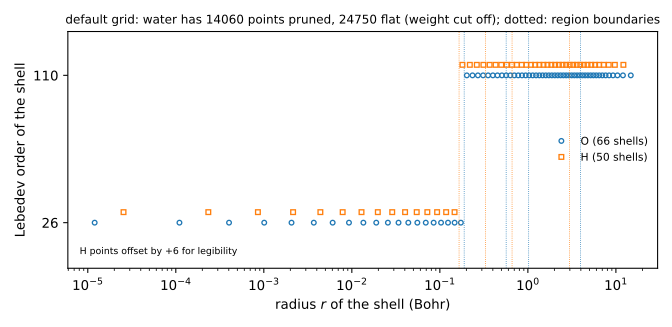

Python code for this plot:
"""Figure 9.1: the default Kohn-Sham grid of one O and one H atom.

The Treutler-Ahlrichs M4 radial shells and the NWChem-region angular order of
each shell on the default production grid (75 x 110, NwchemRadial pruning:
66 shells for O, 50 for H). The grid is transcribed from
crates/ferric-dft/src/radial.rs (treutler_ahlrichs_m4) and
crates/ferric-dft/src/prune.rs (region_orders, angular_orders_for_atom,
radial_shells); the script asserts that the transcription reproduces
ferric.dft_grid_point_count for water with the weight cut off, so the figure
cannot drift from the code silently.

Writes atomic_grid.svg next to this file and records ferric.__build__ in its
title. Run (a second):
  box-lease run --label book-fig -- uv run --no-sync python book/src/figures/09-kohn-sham/atomic_grid.py
"""
# SPDX-License-Identifier: MIT OR Apache-2.0

import math
from pathlib import Path

import matplotlib

matplotlib.use("svg")
import matplotlib.pyplot as plt  # noqa: E402

import ferric  # noqa: E402

matplotlib.rcParams["svg.hashsalt"] = "ferric-book"

ROOT = Path(__file__).resolve().parents[4]
WATER = ROOT / "testdata" / "molecules" / "water.xyz"
ANGSTROM_TO_BOHR = 1.0 / 0.529_177_210_92

# radial.rs TA_XI, becke.rs BRAGG_ANGSTROM, prune.rs region_alphas (H, O only)
XI = {1: 0.8, 8: 0.9}
BRAGG = {1: 0.35, 8: 0.60}
ALPHAS = {1: (0.25, 0.5, 1.0, 4.5), 8: (0.1667, 0.5, 0.9, 3.5)}
# prune.rs region_orders(110): NWChem [50, 86, 86, 110, 86], inner -> 26, rest snapped up
ORDERS_110 = (26, 110, 110, 110, 110)


def ta_m4(xi, n):
    rs = []
    for k in range(1, n + 1):
        x = math.cos(math.pi * k / (n + 1))
        rs.append(-(xi / math.log(2)) * (1 + x) ** 0.6 * math.log((1 - x) / 2))
    return rs[::-1]


def radial_shells(z, n_radial=75):
    m = 50 if z <= 2 else 66 if z <= 10 else 75
    return max((n_radial * m + 37) // 75, 1) if m != 75 else n_radial


def shells(z):
    rs = ta_m4(XI[z], radial_shells(z))
    r_atom = BRAGG[z] * ANGSTROM_TO_BOHR
    return [(r, ORDERS_110[sum(r / r_atom > a for a in ALPHAS[z])]) for r in rs]


def main() -> None:
    o, h = shells(8), shells(1)
    mine = sum(n for _, n in o) + 2 * sum(n for _, n in h)
    mol = ferric.Molecule.from_xyz(str(WATER))
    code = ferric.dft_grid_point_count(mol, grid_weight_cut=0.0)
    flat = ferric.dft_grid_point_count(mol, grid_prune="none", grid_weight_cut=0.0)
    if mine != code:
        raise SystemExit(f"transcribed grid has {mine} points, ferric builds {code}")
    print(f"water: pruned {code} points (flat 75 x 110: {flat})")

    fig, ax = plt.subplots(figsize=(7.0, 3.4))
    for label, pts, z, mk, dy in (
        ("O (66 shells)", o, 8, "o", 0),
        ("H (50 shells)", h, 1, "s", 6),
    ):
        ax.semilogx(
            [r for r, _ in pts],
            [n + dy for _, n in pts],
            mk,
            ms=3.5,
            label=label,
            mfc="none",
        )
        r_atom = BRAGG[z] * ANGSTROM_TO_BOHR
        for a in ALPHAS[z]:
            ax.axvline(a * r_atom, color="C0" if z == 8 else "C1", lw=0.6, ls=":")
    ax.set_xlabel("radius $r$ of the shell (Bohr)")
    ax.set_ylabel("Lebedev order of the shell")
    ax.set_yticks([26, 110])
    ax.set_ylim(0, 135)
    ax.legend(loc="center right", fontsize=8, frameon=False)
    ax.set_title(
        f"default grid: water has {code} points pruned, {flat} flat (weight cut off); "
        "dotted: region boundaries",
        fontsize=9,
    )
    ax.text(
        0.02,
        0.06,
        "H points offset by +6 for legibility",
        transform=ax.transAxes,
        fontsize=7,
    )
    fig.tight_layout()
    b = ferric.__build__
    title = (
        f"atomic_grid.py; ferric {b['git_sha'][:12]}{' dirty' if b['dirty'] else ''}"
    )
    fig.savefig(
        Path(__file__).with_suffix(".svg"), metadata={"Date": None, "Title": title}
    )


if __name__ == "__main__":
    main()
